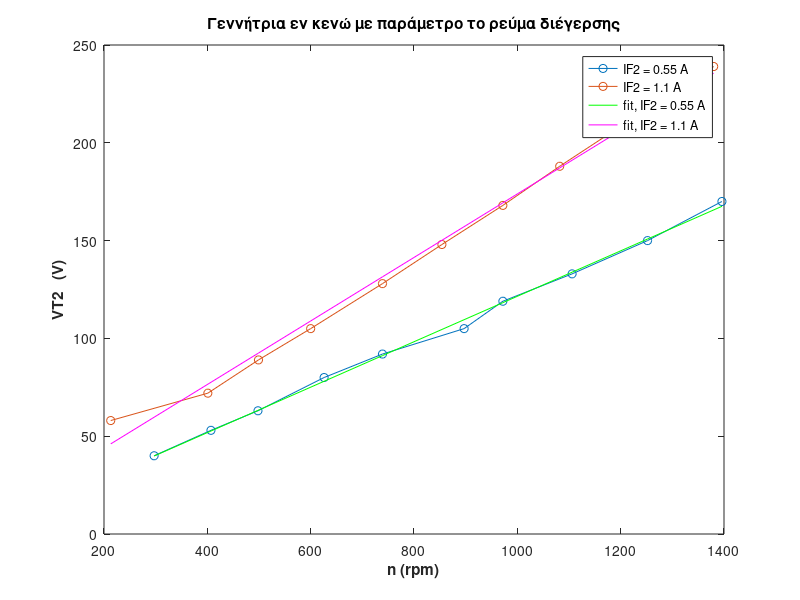

The MATLAB script that drew this image:
clear; 
clc;
n_0_55 = [297 407 498 626 739 897 972 1106 1252 1396];
VT2_0_55 = [40 53 63 80 92 105 119 133 150 170];

n_1_1 = [213 401 499 600 739 854 972 1082 1255 1380];
VT2_1_1 = [58 72 89 105 128 148 168 188 218 239];

figure(1)
plot(n_0_55, VT2_0_55, 'Marker','o','DisplayName',"IF2 = 0.55 A");
hold on;
plot(n_1_1, VT2_1_1, 'Marker','o','DisplayName',"IF2 = 1.1 A");
xlabel("n (rpm)","FontWeight","bold");
ylabel("VT2   (V)","FontWeight","bold");
title("Γεννήτρια εν κενώ με παράμετρο το ρεύμα διέγερσης");
legend;


P1 = polyfit(n_0_55, VT2_0_55,1);
y1fit = P1(1)*n_0_55+P1(2);
hold on;
plot(n_0_55,y1fit,'g','DisplayName',"fit, IF2 = 0.55 A");

P2 = polyfit(n_1_1, VT2_1_1,1);
y2fit = P2(1)*n_1_1+P2(2);
hold on;
plot(n_1_1,y2fit,'m','DisplayName',"fit, IF2 = 1.1 A");
legend;
